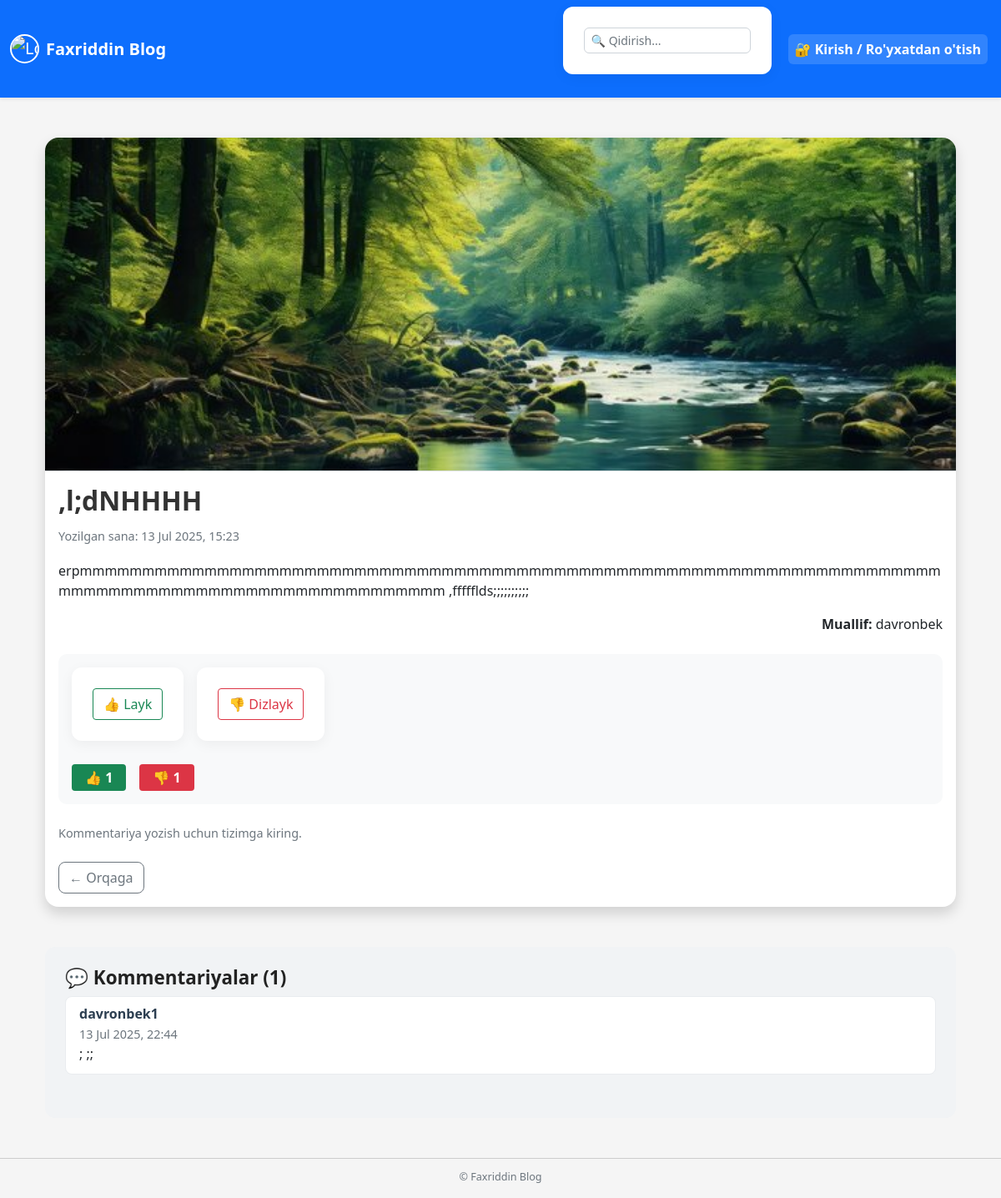
/articles/13/, run on the app's committed database.
### articles/models.py (models this page shows, shortened)
class Article(models.Model):
    title=models.CharField(max_length=150)
    summary=models.CharField(max_length=250, blank=True)
    body=RichTextField()
    photo=models.ImageField(upload_to='images/',blank=True)
    date=models.DateTimeField(auto_now_add=True)
    author=models.ForeignKey(
        User,
        on_delete=models.CASCADE,
        null=True
    )

class Comment(models.Model):
    post = models.ForeignKey('Article', on_delete=models.CASCADE, related_name='comments')
    author = models.ForeignKey(settings.AUTH_USER_MODEL, on_delete=models.CASCADE)
    content = models.TextField()
    created_at = models.DateTimeField(auto_now_add=True)

### accounts/models.py (models this page shows, shortened)
class CustomUser(AbstractUser):
    age = models.PositiveIntegerField(null=True, blank=True)
    location = models.CharField(max_length=100, null=True, blank=True)
    profile_picture = models.ImageField(upload_to='profile_pics/', blank=True, null=True)

### articles/views.py (the view, shortened to what this page needs)
# urls.py: path('<int:pk>/', ArticleDetailView.as_view(), name='article_detail'),
class ArticleDetailView(DetailView):
    model = Article
    template_name = 'article_detail.html'
    context_object_name = 'object'
    def get_context_data(self, **kwargs):
        context = super().get_context_data(**kwargs)
        context['next'] = self.request.GET.get('next', 'article_list')
        context['form'] = CommentForm()
        post = self.get_object()
        context['comments'] = Comment.objects.filter(post=post).order_by('-created_at')[:5]
        context['total_comments'] = Comment.objects.filter(post=post).count()
        context['like_count'] = post.likes.filter(value=True).count()
        context['dislike_count'] = post.likes.filter(value=False).count()
        if self.request.user.is_authenticated:
            context['user_liked'] = post.likes.filter(user=self.request.user, value=True).exists()
            context['user_disliked'] = post.likes.filter(user=self.request.user, value=False).exists()
        else:
            context['user_liked'] = False
            context['user_disliked'] = False
        return context

### articles/forms.py
class CommentForm(forms.ModelForm):
    class Meta:
        model = Comment
        fields = ['content']
        widgets = {
            'content': forms.Textarea(attrs={'rows': 3, 'placeholder': "Kommentariya yozing..."}),
        }

### templates/article_detail.html (shortened to what this page needs)
{% extends 'base.html' %}
{% load static %}
{% block content %}
<link rel="stylesheet" href="{% static 'css/article_detail.css' %}">
<div class="container mt-5">
    <div class="card shadow">
        {% if object.photo %}
        <img src="{{ object.photo.url }}" class="card-img-top" alt="{{ object.title }}">
        {% endif %}
        <div class="card-body">
            <h2 class="card-title">{{ object.title }}</h2>
            <p class="card-text text-muted">Yozilgan sana: {{ object.date|date:"d M Y, H:i" }}</p>
            <p class="card-text">{{ object.body|linebreaks | safe }}</p>
            <p class="text-end"><strong>Muallif:</strong> {{ object.author.username }}</p>
            <div class="interaction-box mt-4">
                <div class="d-flex flex-wrap gap-3 justify-content-start">
                    <form id="like-form" method="post" action="{% url 'like_article' object.pk %}">
                        <button type="submit" class="btn btn-outline-success {% if user_liked %}active{% endif %}">
                            👍 Layk
                        </button>
                    </form>
                    <form id="dislike-form" method="post" action="{% url 'dislike_article' object.pk %}">
                        <button type="submit" class="btn btn-outline-danger {% if user_disliked %}active{% endif %}">
                            👎 Dizlayk
                        </button>
                    </form>
                </div>
                <div class="reaction-counts mt-2 d-flex gap-3">
                    <span id="like-count" class="badge bg-success">👍 {{ like_count }}</span>
                    <span id="dislike-count" class="badge bg-danger">👎 {{ dislike_count }}</span>
                </div>
            </div>
            <div class="mt-4">
                {% if user.is_authenticated %}
                <form method="post">
                    {% csrf_token %}
                    {{ form.as_p }}
                    <button type="submit" class="btn btn-primary">✍ Kommentariya yozish</button>
                </form>
                {% else %}
                <p class="text-muted">Kommentariya yozish uchun tizimga kiring.</p>
                {% endif %}
            </div>
            <div class="action-buttons d-flex gap-2 mt-4">
                <a href="{% url next %}" class="btn btn-outline-secondary">← Orqaga</a>
            </div>
        </div>
    </div>
    <div class="comments-section mt-5">
        <h4>💬 Kommentariyalar ({{ total_comments }})</h4>
        {% if comments %}
        <ul class="list-group mb-3" id="comment-list">
            {% for comment in comments %}
            <li class="list-group-item">
                <div class="comment-author">{{ comment.author.username }}</div>
                <small class="text-muted">{{ comment.created_at|date:"d M Y, H:i" }}</small>
                <p class="mb-1">{{ comment.content }}</p>
            </li>
            {% endfor %}
        </ul>
        {% else %}
        <p class="text-muted">Hozircha hech qanday kommentariya yo‘q.</p>
        {% endif %}
    </div>
</div>
{% endblock %}

### staticfiles/css/base.css (style rules this page uses)
body { font-family: 'Segoe UI', Tahoma, Geneva, Verdana, sans-serif; background-color: #f5f5f5; color: #212529; margin: 0; padding: 0; }
form { background-color: #ffffff; padding: 25px; border-radius: 12px; box-shadow: 0 4px 16px rgba(0, 0, 0, 0.05); margin-bottom: 20px; }

### static/css/article_detail.css (style rules this page uses)
.card { border: none; border-radius: 16px; overflow: hidden; box-shadow: 0 4px 16px rgba(0,0,0,0.1); background: #fff; }
.card-img-top { max-height: 400px; object-fit: cover; border-bottom: 1px solid #dee2e6; }
.card-title { font-size: 2rem; font-weight: 600; color: #333; margin-bottom: 0.75rem; }
.card-text { font-size: 1.05rem; line-height: 1.7; color: #444; }
.text-muted { font-size: 0.9rem; }
.interaction-box { background-color: #f8f9fa; padding: 1rem; border-radius: 10px; margin-top: 1.5rem; }
.reaction-counts .badge { font-size: 1rem; padding: 0.5em 1em; }
.comments-section { background-color: #f1f3f5; border-radius: 12px; padding: 1.5rem; }
.comments-section h4 { font-size: 1.4rem; font-weight: 600; color: #222; }
#comment-list .list-group-item { background-color: #fff; border: 1px solid #e9ecef; border-radius: 8px; margin-bottom: 0.7rem; }
.comment-author { font-weight: 600; color: #2c3e50; }
.action-buttons .btn { border-radius: 8px; font-weight: 500; transition: all 0.3s ease; }

### data on the page
Article: photo (picture), title ",l;dNHHHH", date "13 Jul 2025, 15:23", body "erpmmmmmmmmmmmmmmmmmmmmmmmmmmmmmmmmmmmmmmmmmmmmmmmmmmmmmmmmmmmmmmmmmmmmmmmmmmmmmmmmmmmmmmmmmmmmmmmmmmmm ,ffffflds;;;;;;;;;;", author.username "davronbek"
Comment: author.username "davronbek1", created_at "13 Jul 2025, 22:44", content "; ;;"

### other printed values
{{ like_count }} "1"
{{ dislike_count }} "1"
{{ total_comments }} "1"
